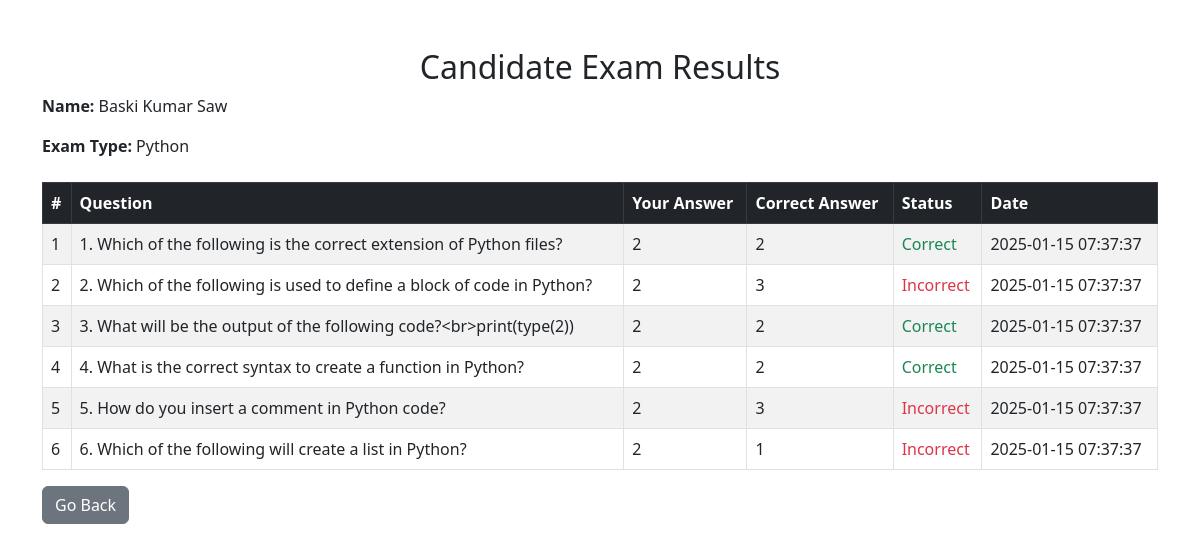
Before: /show_result_details.php?id=9 with the older database file.
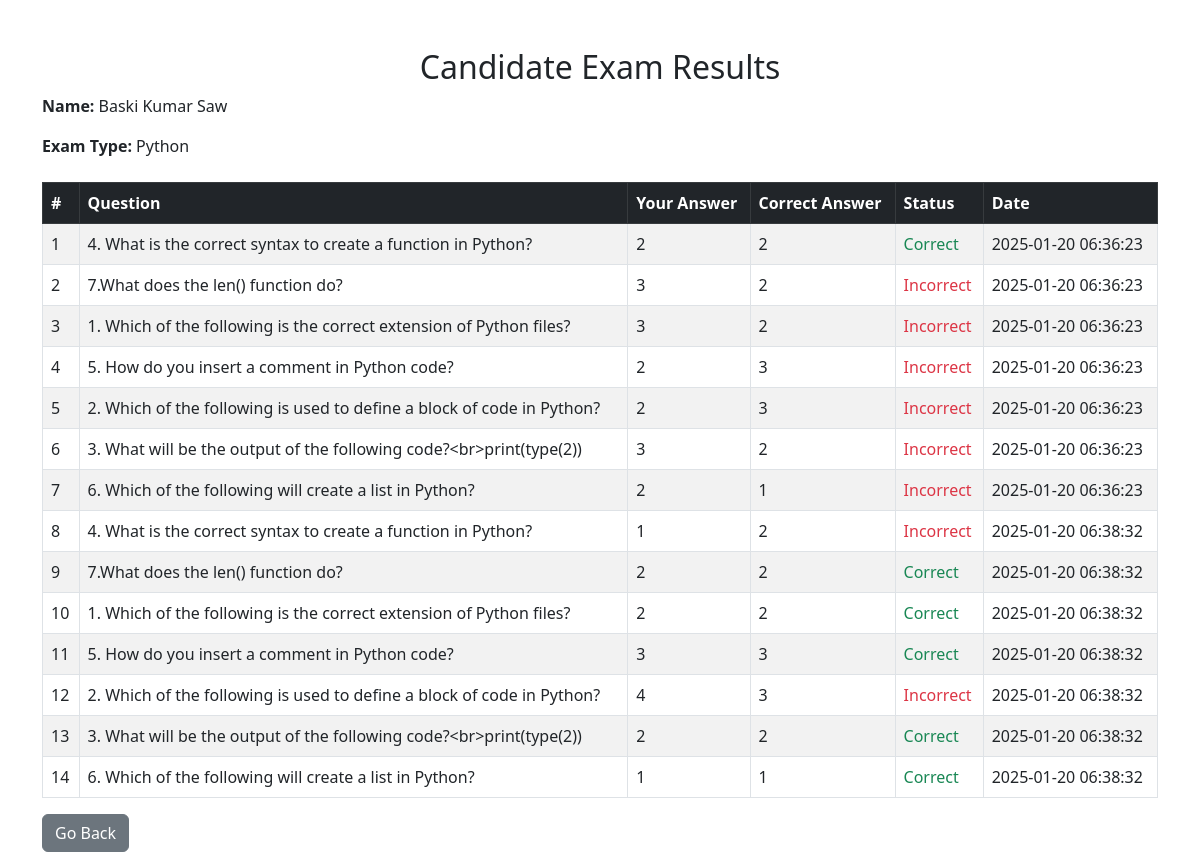
After: the same page with the newer database file.
### tables this page shows
CREATE TABLE `question_results` (
  `id` int(11) NOT NULL,
  `candidate_id` int(11) NOT NULL,
  `exam_type` varchar(255) NOT NULL,
  `question_id` int(11) NOT NULL,
  `question` text NOT NULL,
  `user_answer` int(11) NOT NULL,
  `correct_option` int(11) NOT NULL,
  `status` varchar(50) NOT NULL,
  `created_at` timestamp NOT NULL DEFAULT current_timestamp()
);

### show_result_details.php (the view, shortened to what this page needs)
<?php
$candidate_id = intval($_GET['id']);
include 'conn.php';
$candidate_sql = "SELECT name, exam_type FROM candidates WHERE id = $candidate_id";
$candidate_result = $conn->query($candidate_sql);
$candidate = $candidate_result->fetch_assoc();
$results_sql = "SELECT * FROM question_results WHERE candidate_id = $candidate_id";
$results = $conn->query($results_sql);
?>
<!DOCTYPE html>
<html>
<head>
    <link rel="stylesheet" href="https://cdnjs.cloudflare.com/ajax/libs/bootstrap/5.3.0/css/bootstrap.min.css">
</head>
<body>
<div class="container mt-5">
    <h2 class="text-center">Candidate Exam Results</h2>
    <div class="mb-4">
        <p><strong>Name:</strong> <?php echo htmlspecialchars($candidate['name']); ?></p>
        <p><strong>Exam Type:</strong> <?php echo htmlspecialchars($candidate['exam_type']); ?></p>
    </div>
    <?php if ($results->num_rows > 0) { ?>
        <div class="table-responsive">
            <table class="table table-bordered table-striped">
                <thead class="table-dark">
                    <tr>
                        <th>#</th>
                        <th>Question</th>
                        <th>Your Answer</th>
                        <th>Correct Answer</th>
                        <th>Status</th>
                        <th>Date</th>
                    </tr>
                </thead>
                <tbody>
                    <?php
                    $index = 1;
                    while ($row = $results->fetch_assoc()) {
                        $status_class = $row['status'] === 'Correct' ? 'text-success' : 'text-danger';
                    ?>
                        <tr>
                            <td><?php echo $index++; ?></td>
                            <td><?php echo htmlspecialchars($row['question']); ?></td>
                            <td><?php echo htmlspecialchars($row['user_answer']); ?></td>
                            <td><?php echo htmlspecialchars($row['correct_option']); ?></td>
                            <td class="<?php echo $status_class; ?>"><?php echo $row['status']; ?></td>
                            <td><?php echo htmlspecialchars($row['created_at']); ?></td>
                        </tr>
                    <?php } ?>
                </tbody>
            </table>
        </div>
    <?php } else { ?>
        <p class="text-center text-warning">No results found for Candidate ID: <?php echo $candidate_id; ?></p>
    <?php } ?>
    <a href="javascript:void(0);" class="btn btn-secondary" onclick="window.location.href='show_candidate.php';">Go Back</a>

Changed rows visible on the page:
removed question_results: question "1. Which of the following is the correct extension of Python files?", user_answer "2", correct_option "2", status "Correct", created_at "2025-01-15 07:37:37"
removed question_results: question "2. Which of the following is used to define a block of code in Python?", user_answer "2", correct_option "3", status "Incorrect", created_at "2025-01-15 07:37:37"
removed question_results: question "3. What will be the output of the following code?<br>print(type(2))", user_answer "2", correct_option "2", status "Correct", created_at "2025-01-15 07:37:37"
removed question_results: question "4. What is the correct syntax to create a function in Python?", user_answer "2", correct_option "2", status "Correct", created_at "2025-01-15 07:37:37"
removed question_results: question "5. How do you insert a comment in Python code?", user_answer "2", correct_option "3", status "Incorrect", created_at "2025-01-15 07:37:37"
removed question_results: question "6. Which of the following will create a list in Python?", user_answer "2", correct_option "1", status "Incorrect", created_at "2025-01-15 07:37:37"
added question_results: question "4. What is the correct syntax to create a function in Python?", user_answer "2", correct_option "2", status "Correct", created_at "2025-01-20 06:36:23"
added question_results: question "7.What does the len() function do?", user_answer "3", correct_option "2", status "Incorrect", created_at "2025-01-20 06:36:23"
added question_results: question "1. Which of the following is the correct extension of Python files?", user_answer "3", correct_option "2", status "Incorrect", created_at "2025-01-20 06:36:23"
added question_results: question "5. How do you insert a comment in Python code?", user_answer "2", correct_option "3", status "Incorrect", created_at "2025-01-20 06:36:23"
added question_results: question "2. Which of the following is used to define a block of code in Python?", user_answer "2", correct_option "3", status "Incorrect", created_at "2025-01-20 06:36:23"
added question_results: question "3. What will be the output of the following code?<br>print(type(2))", user_answer "3", correct_option "2", status "Incorrect", created_at "2025-01-20 06:36:23"
added question_results: question "6. Which of the following will create a list in Python?", user_answer "2", correct_option "1", status "Incorrect", created_at "2025-01-20 06:36:23"
added question_results: question "4. What is the correct syntax to create a function in Python?", user_answer "1", correct_option "2", status "Incorrect", created_at "2025-01-20 06:38:32"
added question_results: question "7.What does the len() function do?", user_answer "2", correct_option "2", status "Correct", created_at "2025-01-20 06:38:32"
added question_results: question "1. Which of the following is the correct extension of Python files?", user_answer "2", correct_option "2", status "Correct", created_at "2025-01-20 06:38:32"
added question_results: question "5. How do you insert a comment in Python code?", user_answer "3", correct_option "3", status "Correct", created_at "2025-01-20 06:38:32"
added question_results: question "2. Which of the following is used to define a block of code in Python?", user_answer "4", correct_option "3", status "Incorrect", created_at "2025-01-20 06:38:32"
added question_results: question "3. What will be the output of the following code?<br>print(type(2))", user_answer "2", correct_option "2", status "Correct", created_at "2025-01-20 06:38:32"
added question_results: question "6. Which of the following will create a list in Python?", user_answer "1", correct_option "1", status "Correct", created_at "2025-01-20 06:38:32"
